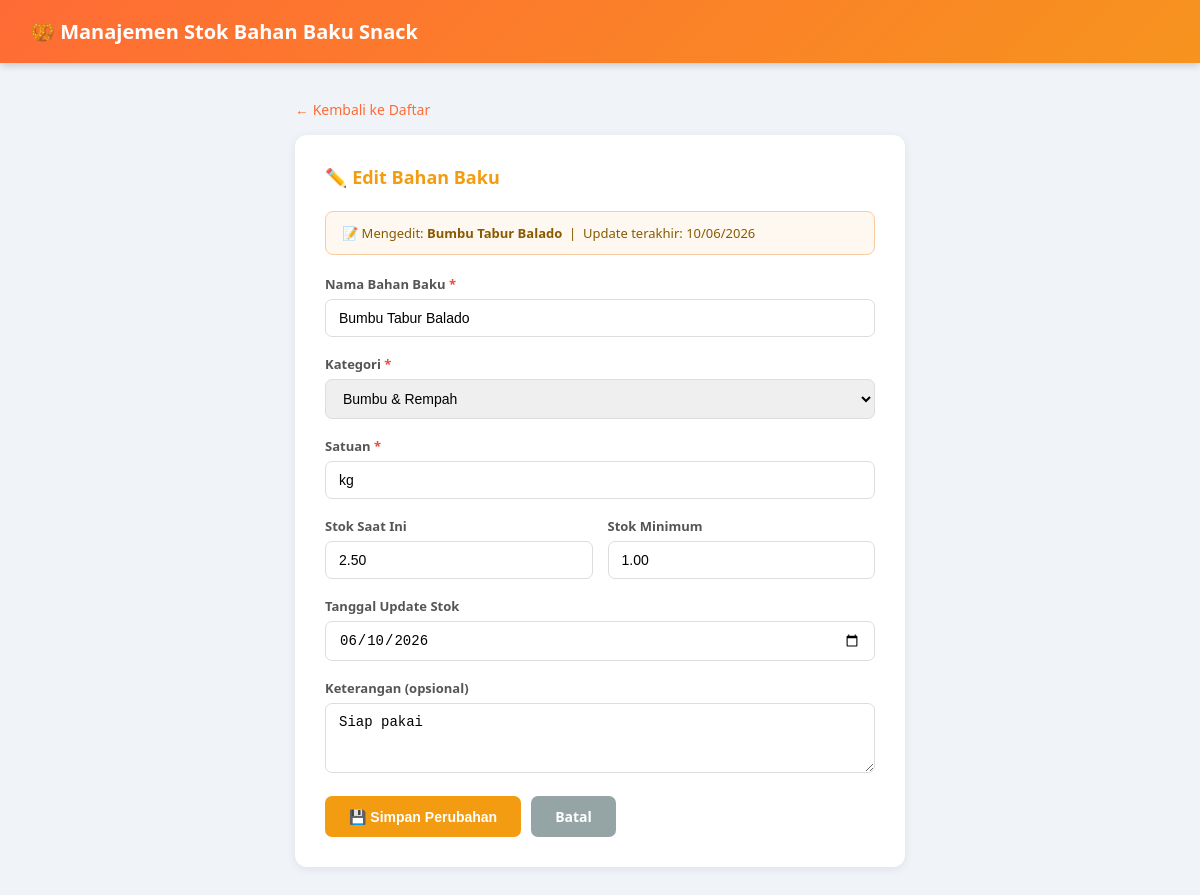
Page /update.php?id=7 on the committed database.
### tables this page shows
CREATE TABLE IF NOT EXISTS bahan_baku (
    id_bahan INT AUTO_INCREMENT PRIMARY KEY,
    id_kategori INT NOT NULL,
    nama_bahan VARCHAR(150) NOT NULL,
    satuan VARCHAR(20) NOT NULL,
    stok_saat_ini DECIMAL(10,2) DEFAULT 0,
    stok_minimum DECIMAL(10,2) DEFAULT 0,
    tanggal_update DATE,
    keterangan TEXT,
    FOREIGN KEY (id_kategori) REFERENCES kategori_bahan(id_kategori) ON DELETE CASCADE,
    created_at TIMESTAMP DEFAULT CURRENT_TIMESTAMP
);

CREATE TABLE IF NOT EXISTS kategori_bahan (
    id_kategori INT AUTO_INCREMENT PRIMARY KEY,
    nama_kategori VARCHAR(100) NOT NULL,
    keterangan TEXT,
    created_at TIMESTAMP DEFAULT CURRENT_TIMESTAMP
);

### update.php (the view, shortened to what this page needs)
<?php
require_once 'db.php';
$id = (int) ($_GET['id'] ?? 0);
$sql_get  = "SELECT * FROM bahan_baku WHERE id_bahan = $id";
$result   = mysqli_query($conn, $sql_get);
$bahan    = mysqli_fetch_assoc($result);
$kategori_list = mysqli_query($conn, "SELECT * FROM kategori_bahan ORDER BY nama_kategori");
?>
<!DOCTYPE html>
<html lang="id">
<head>
</head>
<body>
<header>
    <h1>🥨 Manajemen Stok Bahan Baku Snack</h1>
</header>
<div class="container">
    <div style="margin-bottom: 15px;">
        <a href="index.php" style="color:#ff6b35; text-decoration:none; font-size:14px;">← Kembali ke Daftar</a>
    </div>
    <div class="card">
        <h2>✏️ Edit Bahan Baku</h2>
        <div class="stok-info">
            📝 Mengedit: <strong><?= htmlspecialchars($bahan['nama_bahan']) ?></strong>
            &nbsp;|&nbsp; Update terakhir: <?= $bahan['tanggal_update'] ? date('d/m/Y', strtotime($bahan['tanggal_update'])) : '-' ?>
        </div>
        <form method="POST">
            <div class="form-group">
                <label>Nama Bahan Baku <span>*</span></label>
                <input type="text" name="nama_bahan"
                       value="<?= htmlspecialchars($bahan['nama_bahan']) ?>">
            </div>
            <div class="form-group">
                <label>Kategori <span>*</span></label>
                <select name="id_kategori">
                    <?php while ($kat = mysqli_fetch_assoc($kategori_list)): ?>
                    <option value="<?= $kat['id_kategori'] ?>"
                        <?= ($bahan['id_kategori'] == $kat['id_kategori']) ? 'selected' : '' ?>>
                        <?= htmlspecialchars($kat['nama_kategori']) ?>
                    </option>
                    <?php endwhile; ?>
                </select>
            </div>
            <div class="form-group">
                <label>Satuan <span>*</span></label>
                <input type="text" name="satuan"
                       value="<?= htmlspecialchars($bahan['satuan']) ?>">
            </div>
            <div class="row">
                <div class="form-group">
                    <label>Stok Saat Ini</label>
                    <input type="number" name="stok_saat_ini" step="0.01" min="0"
                           value="<?= $bahan['stok_saat_ini'] ?>">
                </div>
                <div class="form-group">
                    <label>Stok Minimum</label>
                    <input type="number" name="stok_minimum" step="0.01" min="0"
                           value="<?= $bahan['stok_minimum'] ?>">
                </div>
            </div>
            <div class="form-group">
                <label>Tanggal Update Stok</label>
                <input type="date" name="tanggal_update"
                       value="<?= $bahan['tanggal_update'] ?? date('Y-m-d') ?>">
            </div>
            <div class="form-group">
                <label>Keterangan (opsional)</label>
                <textarea name="keterangan" rows="3"><?= htmlspecialchars($bahan['keterangan'] ?? '') ?></textarea>
            </div>
            <div style="display:flex; gap:10px; margin-top:10px;">
                <button type="submit" class="btn btn-warning">💾 Simpan Perubahan</button>
                <a href="index.php" class="btn btn-secondary">Batal</a>
            </div>
        </form>
    </div>
</div>
</body>
</html>

### update.php (style rules this page uses)
* { margin: 0; padding: 0; box-sizing: border-box; }
body { font-family: 'Segoe UI', sans-serif; background: #f0f4f8; color: #333; }
header { background: linear-gradient(135deg, #ff6b35, #f7931e); color: white; padding: 18px 30px; box-shadow: 0 2px 8px rgba(0,0,0,0.2); }
header h1 { font-size: 20px; }
.container { max-width: 650px; margin: 35px auto; padding: 0 20px; }
.card { background: white; border-radius: 12px; padding: 30px; box-shadow: 0 2px 10px rgba(0,0,0,0.08); }
.card h2 { font-size: 18px; margin-bottom: 22px; color: #f39c12; }
.form-group { margin-bottom: 18px; }
label { display: block; font-size: 13px; font-weight: 600; color: #555; margin-bottom: 6px; }
label span { color: #e74c3c; }
input[type="text"], input[type="number"], input[type="date"], select, textarea { width: 100%; padding: 10px 13px; border: 1.5px solid #ddd; border-radius: 7px; font-size: 14px; outline: none; transition: border 0.2s; }
.row { display: flex; gap: 15px; }
.row .form-group { flex: 1; }
.btn { display: inline-block; padding: 11px 24px; border-radius: 7px; font-size: 14px; font-weight: 600; cursor: pointer; border: none; text-decoration: none; transition: opacity 0.2s; }
.btn-warning { background: #f39c12; color: white; }
.btn-secondary { background: #95a5a6; color: white; }
.stok-info { background: #fff8f0; border: 1px solid #f7cca0; border-radius: 8px; padding: 12px 16px; font-size: 13px; color: #875a00; margin-bottom: 20px; }

### rows in the picture
bahan_baku: nama_bahan "Bumbu Tabur Balado", tanggal_update "10/06/2026", id_kategori "Bumbu & Rempah", satuan "kg", stok_saat_ini "2.50", stok_minimum "1.00", tanggal_update "06/10/2026", keterangan "Siap pakai"
